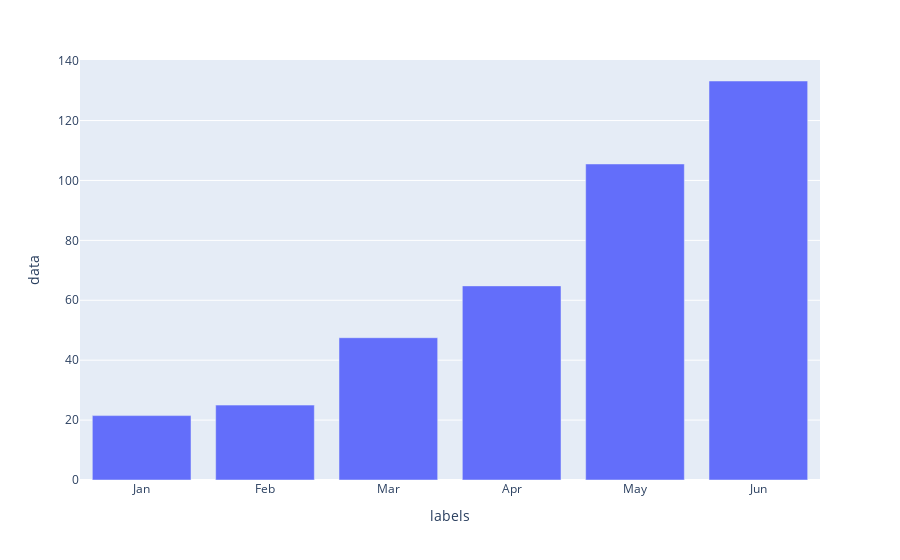

Write notebook code for a chart like this one.
### Code cell
if len(data["values"]) > 1:
    fig = px.bar(df, x="labels", y="data", color="label", orientation="h")
else:
    fig = px.bar(df, x="labels", y="data")
fig.show()

### Figure 1 — Plotly figure (JSON) as saved in the notebook; plotly's stock layout.template omitted (floating-point values rounded to 4 significant figures)
{"data": [{"alignmentgroup": "True", "hovertemplate": "labels=%{x}<br>data=%{y}<extra></extra>", "legendgroup": "", "marker": {"color": "#636efa", "pattern": {"shape": ""}}, "name": "", "offsetgroup": "", "orientation": "v", "showlegend": false, "textposition": "auto", "type": "bar", "x": ["Jan", "Feb", "Mar", "Apr", "May", "Jun"], "xaxis": "x", "y": [21.5, 25, 47.5, 64.8, 105.5, 133.2], "yaxis": "y"}], "layout": {"barmode": "relative", "legend": {"tracegroupgap": 0}, "margin": {"t": 60}, "xaxis": {"anchor": "y", "domain": [0, 1], "title": {"text": "labels"}}, "yaxis": {"anchor": "x", "domain": [0, 1], "title": {"text": "data"}}}}
